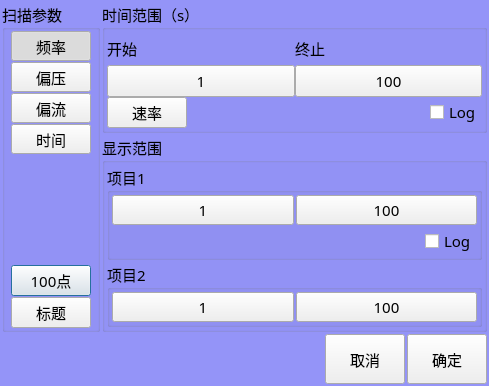
<?xml version="1.0" encoding="UTF-8"?>
<ui version="4.0">
 <class>frmTraceSetup</class>
 <widget class="QDialog" name="frmTraceSetup">
  <property name="geometry">
   <rect>
    <x>0</x>
    <y>0</y>
    <width>489</width>
    <height>386</height>
   </rect>
  </property>
  <property name="font">
   <font>
    <family>楷体</family>
    <pointsize>11</pointsize>
   </font>
  </property>
  <property name="windowTitle">
   <string>曲线轨迹设置</string>
  </property>
  <property name="styleSheet">
   <string notr="true">QDialog
{
	
	font: 11pt &quot;楷体&quot;;
	background-color: rgb(148, 148, 248);
}</string>
  </property>
  <layout class="QVBoxLayout" name="verticalLayout_8">
   <property name="spacing">
    <number>2</number>
   </property>
   <property name="leftMargin">
    <number>2</number>
   </property>
   <property name="topMargin">
    <number>2</number>
   </property>
   <property name="rightMargin">
    <number>2</number>
   </property>
   <property name="bottomMargin">
    <number>2</number>
   </property>
   <item>
    <layout class="QHBoxLayout" name="horizontalLayout_8">
     <item>
      <widget class="QGroupBox" name="groupBox_4">
       <property name="font">
        <font>
         <family>楷体</family>
         <pointsize>11</pointsize>
        </font>
       </property>
       <property name="title">
        <string>扫描参数</string>
       </property>
       <layout class="QVBoxLayout" name="verticalLayout_2">
        <property name="spacing">
         <number>1</number>
        </property>
        <property name="leftMargin">
         <number>6</number>
        </property>
        <property name="topMargin">
         <number>1</number>
        </property>
        <property name="rightMargin">
         <number>6</number>
        </property>
        <property name="bottomMargin">
         <number>1</number>
        </property>
        <item>
         <widget class="QToolButton" name="btnFrequency">
          <property name="minimumSize">
           <size>
            <width>80</width>
            <height>30</height>
           </size>
          </property>
          <property name="maximumSize">
           <size>
            <width>1414</width>
            <height>1414</height>
           </size>
          </property>
          <property name="font">
           <font>
            <family>楷体</family>
            <pointsize>11</pointsize>
           </font>
          </property>
          <property name="text">
           <string>频率</string>
          </property>
          <property name="checkable">
           <bool>true</bool>
          </property>
          <property name="checked">
           <bool>true</bool>
          </property>
          <property name="autoExclusive">
           <bool>true</bool>
          </property>
         </widget>
        </item>
        <item>
         <widget class="QToolButton" name="btnBias">
          <property name="minimumSize">
           <size>
            <width>80</width>
            <height>30</height>
           </size>
          </property>
          <property name="maximumSize">
           <size>
            <width>1414</width>
            <height>1414</height>
           </size>
          </property>
          <property name="font">
           <font>
            <family>楷体</family>
            <pointsize>11</pointsize>
           </font>
          </property>
          <property name="text">
           <string>偏压</string>
          </property>
          <property name="checkable">
           <bool>true</bool>
          </property>
          <property name="autoExclusive">
           <bool>true</bool>
          </property>
         </widget>
        </item>
        <item>
         <widget class="QToolButton" name="btnBiasA">
          <property name="minimumSize">
           <size>
            <width>80</width>
            <height>30</height>
           </size>
          </property>
          <property name="maximumSize">
           <size>
            <width>1414</width>
            <height>1414</height>
           </size>
          </property>
          <property name="font">
           <font>
            <family>楷体</family>
            <pointsize>11</pointsize>
           </font>
          </property>
          <property name="text">
           <string>偏流</string>
          </property>
          <property name="checkable">
           <bool>true</bool>
          </property>
          <property name="autoExclusive">
           <bool>true</bool>
          </property>
         </widget>
        </item>
        <item>
         <widget class="QToolButton" name="btnTime">
          <property name="minimumSize">
           <size>
            <width>80</width>
            <height>30</height>
           </size>
          </property>
          <property name="maximumSize">
           <size>
            <width>1414</width>
            <height>1414</height>
           </size>
          </property>
          <property name="font">
           <font>
            <family>楷体</family>
            <pointsize>11</pointsize>
           </font>
          </property>
          <property name="text">
           <string>时间</string>
          </property>
          <property name="checkable">
           <bool>true</bool>
          </property>
          <property name="checked">
           <bool>false</bool>
          </property>
          <property name="autoExclusive">
           <bool>true</bool>
          </property>
         </widget>
        </item>
        <item>
         <spacer name="verticalSpacer">
          <property name="font">
           <font>
            <family>楷体</family>
            <pointsize>11</pointsize>
           </font>
          </property>
          <property name="orientation">
           <enum>Qt::Vertical</enum>
          </property>
          <property name="sizeHint" stdset="0">
           <size>
            <width>20</width>
            <height>40</height>
           </size>
          </property>
         </spacer>
        </item>
        <item>
         <widget class="QPushButton" name="btnPoints">
          <property name="minimumSize">
           <size>
            <width>80</width>
            <height>30</height>
           </size>
          </property>
          <property name="maximumSize">
           <size>
            <width>1414</width>
            <height>1414</height>
           </size>
          </property>
          <property name="font">
           <font>
            <family>楷体</family>
            <pointsize>11</pointsize>
           </font>
          </property>
          <property name="text">
           <string>100点</string>
          </property>
          <property name="checkable">
           <bool>false</bool>
          </property>
          <property name="autoExclusive">
           <bool>false</bool>
          </property>
         </widget>
        </item>
        <item>
         <widget class="QPushButton" name="btnTitle">
          <property name="minimumSize">
           <size>
            <width>80</width>
            <height>30</height>
           </size>
          </property>
          <property name="maximumSize">
           <size>
            <width>1414</width>
            <height>1414</height>
           </size>
          </property>
          <property name="font">
           <font>
            <family>楷体</family>
            <pointsize>11</pointsize>
           </font>
          </property>
          <property name="text">
           <string>标题</string>
          </property>
          <property name="checkable">
           <bool>false</bool>
          </property>
          <property name="autoExclusive">
           <bool>true</bool>
          </property>
          <property name="autoDefault">
           <bool>false</bool>
          </property>
         </widget>
        </item>
       </layout>
      </widget>
     </item>
     <item>
      <layout class="QVBoxLayout" name="verticalLayout_7">
       <property name="spacing">
        <number>2</number>
       </property>
       <item>
        <widget class="QGroupBox" name="grpSweepItem">
         <property name="font">
          <font>
           <family>楷体</family>
           <pointsize>11</pointsize>
          </font>
         </property>
         <property name="title">
          <string>时间范围（s）</string>
         </property>
         <layout class="QVBoxLayout" name="verticalLayout_6">
          <property name="spacing">
           <number>0</number>
          </property>
          <property name="leftMargin">
           <number>2</number>
          </property>
          <property name="topMargin">
           <number>2</number>
          </property>
          <property name="rightMargin">
           <number>2</number>
          </property>
          <property name="bottomMargin">
           <number>2</number>
          </property>
          <item>
           <layout class="QHBoxLayout" name="horizontalLayout_6">
            <item>
             <layout class="QVBoxLayout" name="verticalLayout_3">
              <property name="spacing">
               <number>1</number>
              </property>
              <item>
               <widget class="QLabel" name="label">
                <property name="font">
                 <font>
                  <family>楷体</family>
                  <pointsize>11</pointsize>
                 </font>
                </property>
                <property name="text">
                 <string>开始</string>
                </property>
                <property name="buddy">
                 <cstring>btnXmin</cstring>
                </property>
               </widget>
              </item>
              <item>
               <widget class="QPushButton" name="btnXmin">
                <property name="minimumSize">
                 <size>
                  <width>40</width>
                  <height>30</height>
                 </size>
                </property>
                <property name="maximumSize">
                 <size>
                  <width>1414</width>
                  <height>1414</height>
                 </size>
                </property>
                <property name="font">
                 <font>
                  <family>楷体</family>
                  <pointsize>11</pointsize>
                 </font>
                </property>
                <property name="text">
                 <string>1</string>
                </property>
               </widget>
              </item>
             </layout>
            </item>
            <item>
             <layout class="QVBoxLayout" name="verticalLayout_4">
              <property name="spacing">
               <number>1</number>
              </property>
              <item>
               <widget class="QLabel" name="label_2">
                <property name="font">
                 <font>
                  <family>楷体</family>
                  <pointsize>11</pointsize>
                 </font>
                </property>
                <property name="text">
                 <string>终止</string>
                </property>
                <property name="buddy">
                 <cstring>btnXmax</cstring>
                </property>
               </widget>
              </item>
              <item>
               <widget class="QPushButton" name="btnXmax">
                <property name="minimumSize">
                 <size>
                  <width>40</width>
                  <height>30</height>
                 </size>
                </property>
                <property name="maximumSize">
                 <size>
                  <width>1414</width>
                  <height>1414</height>
                 </size>
                </property>
                <property name="font">
                 <font>
                  <family>楷体</family>
                  <pointsize>11</pointsize>
                 </font>
                </property>
                <property name="text">
                 <string>100</string>
                </property>
               </widget>
              </item>
             </layout>
            </item>
           </layout>
          </item>
          <item>
           <layout class="QHBoxLayout" name="horizontalLayout_3">
            <item>
             <widget class="QPushButton" name="btnRate">
              <property name="minimumSize">
               <size>
                <width>40</width>
                <height>0</height>
               </size>
              </property>
              <property name="maximumSize">
               <size>
                <width>1414</width>
                <height>1414</height>
               </size>
              </property>
              <property name="font">
               <font>
                <family>楷体</family>
                <pointsize>11</pointsize>
               </font>
              </property>
              <property name="text">
               <string>速率</string>
              </property>
             </widget>
            </item>
            <item>
             <spacer name="horizontalSpacer_2">
              <property name="font">
               <font>
                <family>楷体</family>
                <pointsize>11</pointsize>
               </font>
              </property>
              <property name="orientation">
               <enum>Qt::Horizontal</enum>
              </property>
              <property name="sizeHint" stdset="0">
               <size>
                <width>20</width>
                <height>20</height>
               </size>
              </property>
             </spacer>
            </item>
            <item>
             <widget class="QCheckBox" name="chkXlog">
              <property name="font">
               <font>
                <family>楷体</family>
                <pointsize>11</pointsize>
               </font>
              </property>
              <property name="text">
               <string>Log</string>
              </property>
             </widget>
            </item>
           </layout>
          </item>
         </layout>
        </widget>
       </item>
       <item>
        <widget class="QGroupBox" name="groupBox_3">
         <property name="font">
          <font>
           <family>楷体</family>
           <pointsize>11</pointsize>
          </font>
         </property>
         <property name="title">
          <string>显示范围</string>
         </property>
         <layout class="QVBoxLayout" name="verticalLayout">
          <property name="spacing">
           <number>2</number>
          </property>
          <property name="leftMargin">
           <number>2</number>
          </property>
          <property name="topMargin">
           <number>2</number>
          </property>
          <property name="rightMargin">
           <number>2</number>
          </property>
          <property name="bottomMargin">
           <number>2</number>
          </property>
          <item>
           <widget class="QGroupBox" name="groupBox">
            <property name="font">
             <font>
              <family>楷体</family>
              <pointsize>11</pointsize>
             </font>
            </property>
            <property name="title">
             <string>项目1</string>
            </property>
            <layout class="QVBoxLayout" name="verticalLayout_5">
             <property name="spacing">
              <number>2</number>
             </property>
             <property name="leftMargin">
              <number>2</number>
             </property>
             <property name="topMargin">
              <number>2</number>
             </property>
             <property name="rightMargin">
              <number>2</number>
             </property>
             <property name="bottomMargin">
              <number>2</number>
             </property>
             <item>
              <layout class="QHBoxLayout" name="horizontalLayout">
               <property name="spacing">
                <number>2</number>
               </property>
               <item>
                <widget class="QPushButton" name="btnYLeftMin">
                 <property name="minimumSize">
                  <size>
                   <width>40</width>
                   <height>30</height>
                  </size>
                 </property>
                 <property name="maximumSize">
                  <size>
                   <width>1414</width>
                   <height>1414</height>
                  </size>
                 </property>
                 <property name="font">
                  <font>
                   <family>楷体</family>
                   <pointsize>11</pointsize>
                  </font>
                 </property>
                 <property name="text">
                  <string>1</string>
                 </property>
                </widget>
               </item>
               <item>
                <widget class="QPushButton" name="btnYLeftMax">
                 <property name="minimumSize">
                  <size>
                   <width>40</width>
                   <height>30</height>
                  </size>
                 </property>
                 <property name="maximumSize">
                  <size>
                   <width>1414</width>
                   <height>1414</height>
                  </size>
                 </property>
                 <property name="font">
                  <font>
                   <family>楷体</family>
                   <pointsize>11</pointsize>
                  </font>
                 </property>
                 <property name="text">
                  <string>100</string>
                 </property>
                </widget>
               </item>
              </layout>
             </item>
             <item>
              <layout class="QHBoxLayout" name="horizontalLayout_4">
               <item>
                <spacer name="horizontalSpacer_4">
                 <property name="font">
                  <font>
                   <family>楷体</family>
                   <pointsize>11</pointsize>
                  </font>
                 </property>
                 <property name="orientation">
                  <enum>Qt::Horizontal</enum>
                 </property>
                 <property name="sizeHint" stdset="0">
                  <size>
                   <width>40</width>
                   <height>20</height>
                  </size>
                 </property>
                </spacer>
               </item>
               <item>
                <widget class="QCheckBox" name="chkYleftLog">
                 <property name="font">
                  <font>
                   <family>楷体</family>
                   <pointsize>11</pointsize>
                  </font>
                 </property>
                 <property name="text">
                  <string>Log</string>
                 </property>
                </widget>
               </item>
              </layout>
             </item>
            </layout>
           </widget>
          </item>
          <item>
           <widget class="QGroupBox" name="groupBox_2">
            <property name="font">
             <font>
              <family>楷体</family>
              <pointsize>11</pointsize>
             </font>
            </property>
            <property name="title">
             <string>项目2</string>
            </property>
            <layout class="QHBoxLayout" name="horizontalLayout_2">
             <property name="spacing">
              <number>2</number>
             </property>
             <property name="leftMargin">
              <number>2</number>
             </property>
             <property name="topMargin">
              <number>2</number>
             </property>
             <property name="rightMargin">
              <number>2</number>
             </property>
             <property name="bottomMargin">
              <number>2</number>
             </property>
             <item>
              <widget class="QPushButton" name="btnYRightMin">
               <property name="minimumSize">
                <size>
                 <width>40</width>
                 <height>30</height>
                </size>
               </property>
               <property name="maximumSize">
                <size>
                 <width>1414</width>
                 <height>1414</height>
                </size>
               </property>
               <property name="font">
                <font>
                 <family>楷体</family>
                 <pointsize>11</pointsize>
                </font>
               </property>
               <property name="text">
                <string>1</string>
               </property>
              </widget>
             </item>
             <item>
              <widget class="QPushButton" name="btnYRightMax">
               <property name="minimumSize">
                <size>
                 <width>40</width>
                 <height>30</height>
                </size>
               </property>
               <property name="maximumSize">
                <size>
                 <width>1414</width>
                 <height>1414</height>
                </size>
               </property>
               <property name="font">
                <font>
                 <family>楷体</family>
                 <pointsize>11</pointsize>
                </font>
               </property>
               <property name="text">
                <string>100</string>
               </property>
              </widget>
             </item>
            </layout>
           </widget>
          </item>
         </layout>
        </widget>
       </item>
      </layout>
     </item>
    </layout>
   </item>
   <item>
    <layout class="QHBoxLayout" name="horizontalLayout_7">
     <item>
      <spacer name="horizontalSpacer_3">
       <property name="font">
        <font>
         <family>楷体</family>
         <pointsize>11</pointsize>
        </font>
       </property>
       <property name="orientation">
        <enum>Qt::Horizontal</enum>
       </property>
       <property name="sizeHint" stdset="0">
        <size>
         <width>40</width>
         <height>20</height>
        </size>
       </property>
      </spacer>
     </item>
     <item>
      <layout class="QHBoxLayout" name="horizontalLayout_5">
       <item>
        <widget class="QToolButton" name="btnCancel">
         <property name="minimumSize">
          <size>
           <width>80</width>
           <height>50</height>
          </size>
         </property>
         <property name="maximumSize">
          <size>
           <width>1414</width>
           <height>1414</height>
          </size>
         </property>
         <property name="font">
          <font>
           <family>楷体</family>
           <pointsize>11</pointsize>
          </font>
         </property>
         <property name="text">
          <string>取消</string>
         </property>
         <property name="checkable">
          <bool>true</bool>
         </property>
         <property name="autoExclusive">
          <bool>true</bool>
         </property>
        </widget>
       </item>
       <item>
        <widget class="QToolButton" name="btnOk">
         <property name="minimumSize">
          <size>
           <width>80</width>
           <height>50</height>
          </size>
         </property>
         <property name="maximumSize">
          <size>
           <width>1414</width>
           <height>1414</height>
          </size>
         </property>
         <property name="font">
          <font>
           <family>楷体</family>
           <pointsize>11</pointsize>
          </font>
         </property>
         <property name="text">
          <string>确定</string>
         </property>
         <property name="checkable">
          <bool>true</bool>
         </property>
         <property name="autoExclusive">
          <bool>true</bool>
         </property>
        </widget>
       </item>
      </layout>
     </item>
    </layout>
   </item>
  </layout>
 </widget>
 <resources/>
 <connections/>
</ui>
